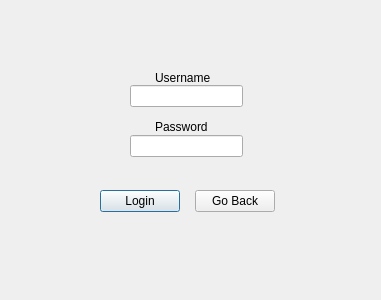
<?xml version="1.0" encoding="UTF-8"?>
<ui version="4.0">
 <class>adminLogin</class>
 <widget class="QDialog" name="adminLogin">
  <property name="geometry">
   <rect>
    <x>0</x>
    <y>0</y>
    <width>381</width>
    <height>300</height>
   </rect>
  </property>
  <property name="windowTitle">
   <string>Dialog</string>
  </property>
  <widget class="QLineEdit" name="login_lineEdit_username">
   <property name="geometry">
    <rect>
     <x>130</x>
     <y>85</y>
     <width>113</width>
     <height>22</height>
    </rect>
   </property>
  </widget>
  <widget class="QLineEdit" name="login_lineEdit_password">
   <property name="geometry">
    <rect>
     <x>130</x>
     <y>135</y>
     <width>113</width>
     <height>22</height>
    </rect>
   </property>
   <property name="echoMode">
    <enum>QLineEdit::Password</enum>
   </property>
  </widget>
  <widget class="QLabel" name="login_label_username">
   <property name="geometry">
    <rect>
     <x>155</x>
     <y>70</y>
     <width>71</width>
     <height>16</height>
    </rect>
   </property>
   <property name="text">
    <string>Username</string>
   </property>
  </widget>
  <widget class="QLabel" name="login_label_password">
   <property name="geometry">
    <rect>
     <x>155</x>
     <y>120</y>
     <width>59</width>
     <height>14</height>
    </rect>
   </property>
   <property name="text">
    <string>Password</string>
   </property>
  </widget>
  <widget class="QPushButton" name="login_pushButton_login">
   <property name="geometry">
    <rect>
     <x>100</x>
     <y>190</y>
     <width>80</width>
     <height>22</height>
    </rect>
   </property>
   <property name="text">
    <string>Login</string>
   </property>
  </widget>
  <widget class="QPushButton" name="login_pushButton_back">
   <property name="geometry">
    <rect>
     <x>195</x>
     <y>190</y>
     <width>80</width>
     <height>22</height>
    </rect>
   </property>
   <property name="text">
    <string>Go Back</string>
   </property>
  </widget>
 </widget>
 <resources/>
 <connections/>
</ui>
